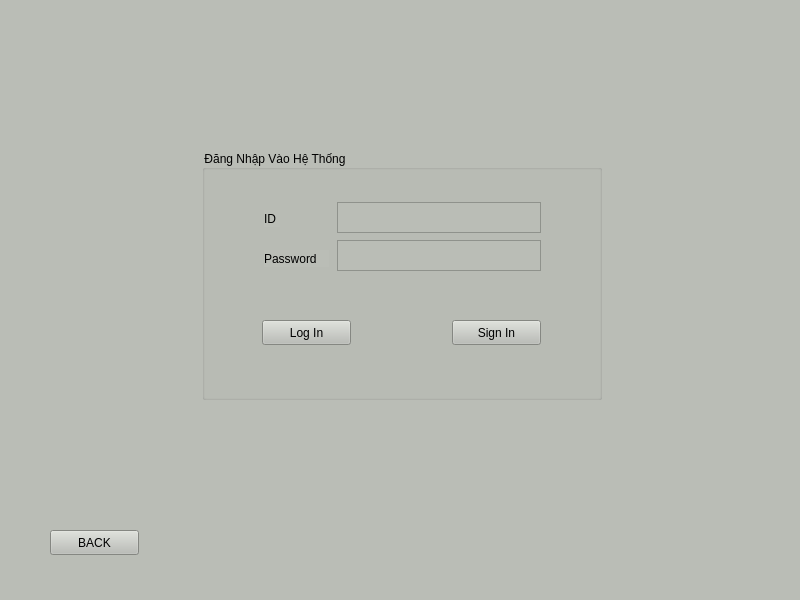
<?xml version="1.0" encoding="UTF-8"?>
<ui version="4.0">
 <class>Login</class>
 <widget class="QWidget" name="Login">
  <property name="geometry">
   <rect>
    <x>0</x>
    <y>0</y>
    <width>800</width>
    <height>600</height>
   </rect>
  </property>
  <property name="windowTitle">
   <string>Form</string>
  </property>
  <property name="styleSheet">
   <string notr="true">background-color: rgb(186, 189, 182);</string>
  </property>
  <widget class="QGroupBox" name="groupBox">
   <property name="enabled">
    <bool>true</bool>
   </property>
   <property name="geometry">
    <rect>
     <x>202</x>
     <y>150</y>
     <width>400</width>
     <height>250</height>
    </rect>
   </property>
   <property name="sizePolicy">
    <sizepolicy hsizetype="Fixed" vsizetype="Fixed">
     <horstretch>0</horstretch>
     <verstretch>0</verstretch>
    </sizepolicy>
   </property>
   <property name="minimumSize">
    <size>
     <width>400</width>
     <height>250</height>
    </size>
   </property>
   <property name="styleSheet">
    <string notr="true"/>
   </property>
   <property name="title">
    <string>Đăng Nhập Vào Hệ Thống</string>
   </property>
   <widget class="QPushButton" name="pBtLogin">
    <property name="geometry">
     <rect>
      <x>60</x>
      <y>170</y>
      <width>89</width>
      <height>25</height>
     </rect>
    </property>
    <property name="text">
     <string>Log In</string>
    </property>
   </widget>
   <widget class="QPushButton" name="pBtSignin">
    <property name="geometry">
     <rect>
      <x>250</x>
      <y>170</y>
      <width>89</width>
      <height>25</height>
     </rect>
    </property>
    <property name="text">
     <string>Sign In</string>
    </property>
   </widget>
   <widget class="QTextEdit" name="txtPassword">
    <property name="geometry">
     <rect>
      <x>135</x>
      <y>90</y>
      <width>204</width>
      <height>31</height>
     </rect>
    </property>
   </widget>
   <widget class="QTextEdit" name="txtID">
    <property name="geometry">
     <rect>
      <x>135</x>
      <y>52</y>
      <width>204</width>
      <height>31</height>
     </rect>
    </property>
   </widget>
   <widget class="QLabel" name="lPassword">
    <property name="geometry">
     <rect>
      <x>62</x>
      <y>100</y>
      <width>65</width>
      <height>17</height>
     </rect>
    </property>
    <property name="styleSheet">
     <string notr="true">border: 0px solid</string>
    </property>
    <property name="text">
     <string>Password</string>
    </property>
   </widget>
   <widget class="QLabel" name="lID">
    <property name="geometry">
     <rect>
      <x>62</x>
      <y>60</y>
      <width>16</width>
      <height>17</height>
     </rect>
    </property>
    <property name="styleSheet">
     <string notr="true">border: 0px solid</string>
    </property>
    <property name="text">
     <string>ID</string>
    </property>
   </widget>
   <zorder>layoutWidget</zorder>
   <zorder>pBtLogin</zorder>
   <zorder>pBtSignin</zorder>
  </widget>
  <widget class="QPushButton" name="pBtBack">
   <property name="geometry">
    <rect>
     <x>50</x>
     <y>530</y>
     <width>89</width>
     <height>25</height>
    </rect>
   </property>
   <property name="text">
    <string>BACK</string>
   </property>
  </widget>
 </widget>
 <resources/>
 <connections/>
</ui>
